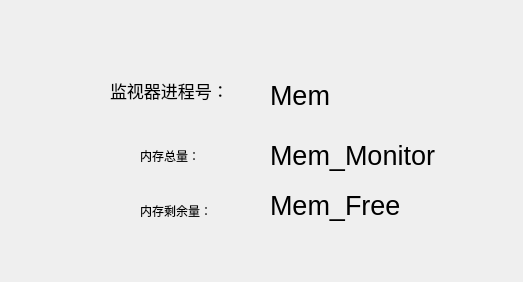
<?xml version="1.0" encoding="UTF-8"?>
<ui version="4.0">
 <class>res_mem</class>
 <widget class="QWidget" name="res_mem">
  <property name="geometry">
   <rect>
    <x>0</x>
    <y>0</y>
    <width>523</width>
    <height>282</height>
   </rect>
  </property>
  <property name="windowTitle">
   <string>Form</string>
  </property>
  <widget class="QLabel" name="label_2">
   <property name="geometry">
    <rect>
     <x>140</x>
     <y>140</y>
     <width>131</width>
     <height>31</height>
    </rect>
   </property>
   <property name="text">
    <string>内存总量：</string>
   </property>
  </widget>
  <widget class="QLabel" name="Mem">
   <property name="geometry">
    <rect>
     <x>270</x>
     <y>80</y>
     <width>181</width>
     <height>31</height>
    </rect>
   </property>
   <property name="font">
    <font>
     <pointsize>20</pointsize>
    </font>
   </property>
   <property name="text">
    <string>Mem</string>
   </property>
  </widget>
  <widget class="QLabel" name="label">
   <property name="geometry">
    <rect>
     <x>110</x>
     <y>80</y>
     <width>151</width>
     <height>21</height>
    </rect>
   </property>
   <property name="font">
    <font>
     <pointsize>13</pointsize>
    </font>
   </property>
   <property name="text">
    <string>监视器进程号：</string>
   </property>
  </widget>
  <widget class="QLabel" name="Mem_Free">
   <property name="geometry">
    <rect>
     <x>270</x>
     <y>190</y>
     <width>191</width>
     <height>31</height>
    </rect>
   </property>
   <property name="font">
    <font>
     <pointsize>20</pointsize>
    </font>
   </property>
   <property name="text">
    <string>Mem_Free</string>
   </property>
  </widget>
  <widget class="QLabel" name="label_3">
   <property name="geometry">
    <rect>
     <x>140</x>
     <y>200</y>
     <width>101</width>
     <height>21</height>
    </rect>
   </property>
   <property name="text">
    <string>内存剩余量：</string>
   </property>
  </widget>
  <widget class="QLabel" name="Mem_Monitor">
   <property name="geometry">
    <rect>
     <x>270</x>
     <y>140</y>
     <width>181</width>
     <height>31</height>
    </rect>
   </property>
   <property name="font">
    <font>
     <pointsize>20</pointsize>
    </font>
   </property>
   <property name="text">
    <string>Mem_Monitor</string>
   </property>
  </widget>
 </widget>
 <resources/>
 <connections/>
</ui>
